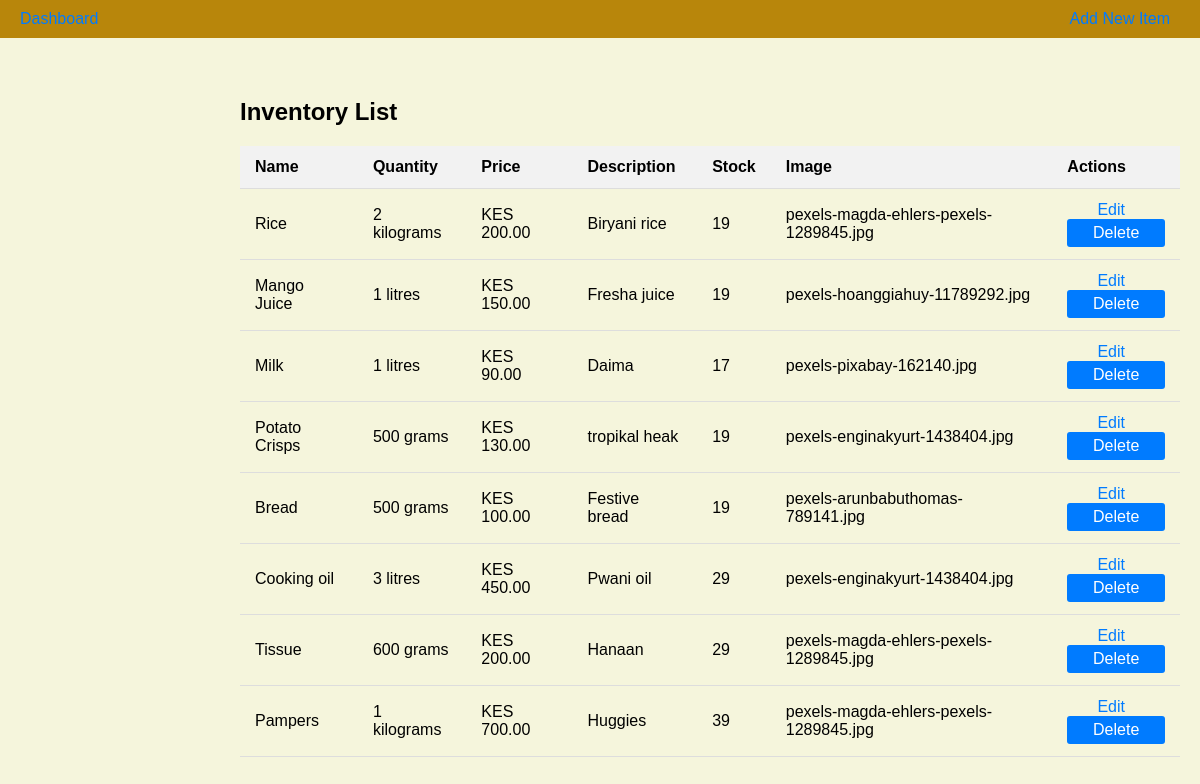
Page /inventory on the committed database.
### models.py (models this page shows, shortened)
class InventoryItem(db.Model):
    __tablename__ = 'inventory_item'
    id = db.Column(db.Integer, primary_key=True)
    name = db.Column(db.String(150), nullable=False)
    quantity = db.Column(db.String(50), nullable=False)
    unit = db.Column(db.String(50), nullable=False)
    price = db.Column(db.Float, nullable=False)
    description = db.Column(db.String(255), nullable=True)
    stock = db.Column(db.Integer, default=0)
    image = db.Column(db.String(100), nullable=True)  # New field to store image filename

### app.py (the view)
@app.route('/inventory', methods=['GET'])
def inventory():
    items = InventoryItem.query.all()
    return render_template('inventory.html', items=items)

### app.py (called while the page is built)
@app.before_request
def before_request():
    if 'cart' not in session:
        session['cart'] = {}  # Initialize cart as a dictionary

@app.template_filter('currency')
def currency_format(value, currency="KES"):
    if not isinstance(value, (int, float)):
        return value  # Return the value unchanged if it's not a number
    return f"{currency} {value:,.2f}"

### templates/inventory.html (shortened to what this page needs)
<!DOCTYPE html>
<html lang="en">
<head>
    <link rel="stylesheet" href="{{ url_for('static', filename='css/style.css') }}">
</head>
<body>
    <header>
        <a href="{{ url_for('index') }}">Dashboard</a>
        <a href="{{ url_for('add_item') }}">Add New Item</a>
    </header>
    <main>
        <h2>Inventory List</h2>
        <table>
            <thead>
                <tr>
                    <th>Name</th>
                    <th>Quantity</th>
                    <th>Price</th>
                    <th>Description</th>
                    <th>Stock</th>
                    <th>Image</th>
                    <th>Actions</th>
                </tr>
            </thead>
            <tbody>
                {% for item in items %}
                <tr>
                    <td>{{ item.name }}</td>
                    <td>{{ item.quantity }} {{ item.unit }}</td>
                    <td>{{ item.price|currency }}</td>
                    <td>{{ item.description }}</td>
                    <td>{{ item.stock }}</td>
                    <td>{{ item.image }}</td>
                    <td>
                        <a href="{{ url_for('edit_item', item_id=item.id) }}">Edit</a>
                        <form action="{{ url_for('delete_item', item_id=item.id) }}" method="POST" style="display:inline;">
                            <button type="submit">Delete</button>
                        </form>
                    </td>
                </tr>
                {% endfor %}
            </tbody>
        </table>
    </main>
</body>
</html>

### static/css/style.css (style rules this page uses)
* { margin: 0; padding: 0; box-sizing: border-box; }
body { font-family: Arial, Helvetica, sans-serif; background-color: beige; color: black; }
header { display: flex; justify-content: space-between; align-items: center; padding: 10px 20px; background-color: darkgoldenrod; color: wheat; }
main { margin-left: 220px; padding: 20px; padding-top: 60px; }
button { width: 100%; padding: 10px; background-color: aquamarine; color: black; border: none; border-radius: 5px; cursor: pointer; font-size: 16px; }
a { color: black; }

### templates/inventory.html (style rules this page uses)
table { width: 100%; border-collapse: collapse; margin-top: 20px; }
th, td { padding: 12px 15px; text-align: left; border-bottom: 1px solid #ddd; }
th { background-color: #f2f2f2; font-weight: bold; }
td { vertical-align: middle; }
td:last-child { text-align: center; }
button { padding: 5px 10px; background-color: #007bff; color: white; border: none; border-radius: 3px; cursor: pointer; }
form { display: inline; }
a { color: #007bff; text-decoration: none; margin-right: 10px; }

### rows in the picture
InventoryItem: name "Rice", quantity "2", unit "kilograms", price "KES 200.00", description "Biryani rice", stock "19", image "pexels-magda-ehlers-pexels-1289845.jpg"
InventoryItem: name "Mango Juice", quantity "1", unit "litres", price "KES 150.00", description "Fresha juice", stock "19", image "pexels-hoanggiahuy-11789292.jpg"
InventoryItem: name "Milk", quantity "1", unit "litres", price "KES 90.00", description "Daima", stock "17", image "pexels-pixabay-162140.jpg"
InventoryItem: name "Potato Crisps", quantity "500", unit "grams", price "KES 130.00", description "tropikal heak", stock "19", image "pexels-enginakyurt-1438404.jpg"
InventoryItem: name "Bread", quantity "500", unit "grams", price "KES 100.00", description "Festive bread", stock "19", image "pexels-arunbabuthomas-789141.jpg"
InventoryItem: name "Cooking oil", quantity "3", unit "litres", price "KES 450.00", description "Pwani oil", stock "29", image "pexels-enginakyurt-1438404.jpg"
InventoryItem: name "Tissue", quantity "600", unit "grams", price "KES 200.00", description "Hanaan", stock "29", image "pexels-magda-ehlers-pexels-1289845.jpg"
InventoryItem: name "Pampers", quantity "1", unit "kilograms", price "KES 700.00", description "Huggies", stock "39", image "pexels-magda-ehlers-pexels-1289845.jpg"
